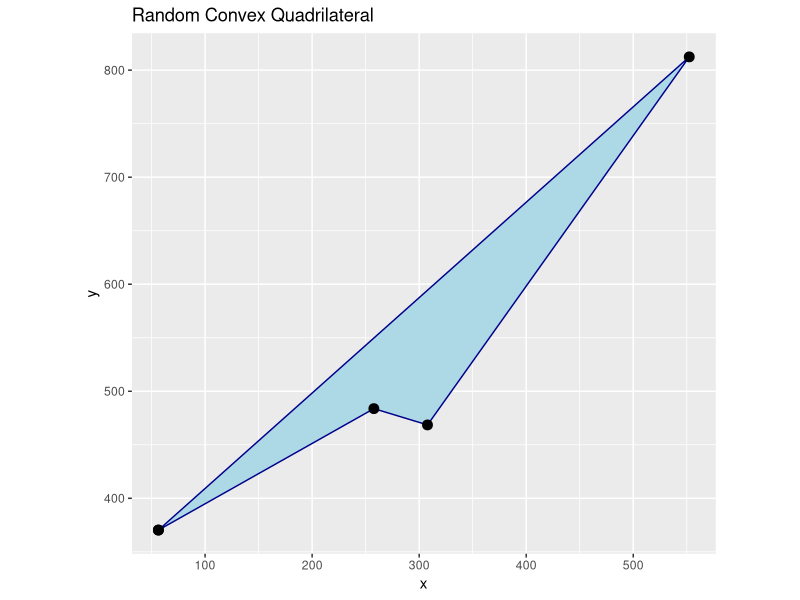

Reproduce this figure in R. (Note: this script raises an error after producing the figure.)
## ---- chunk 1
# Load necessary library
library(ggplot2)
set.seed(100)

# Generate four random points with x and y in the range [0, 1000]
points <- data.frame(
  x = runif(4, min = 0, max = 1000),
  y = runif(4, min = 0, max = 1000)
)

# Compute the centroid of the points
center <- colMeans(points)

# Calculate the angle of each point relative to the centroid
points$angle <- atan2(points$y - center[2], points$x - center[1])

# Sort the points by angle to ensure a convex order
points_sorted <- points[order(points$angle), ]

# Close the polygon by repeating the first point at the end
points_sorted <- rbind(points_sorted, points_sorted[1, ])

# Plot the convex quadrilateral using ggplot2
ggplot(points_sorted, aes(x = x, y = y)) +
  geom_polygon(fill = "lightblue", color = "darkblue") +
  geom_point(size = 3) +
  coord_equal() +
  ggtitle("Random Convex Quadrilateral")

## ---- chunk 2
library(ggplot2)

generate_convex <- function(){
  repeat {
    pts <- matrix(runif(8, min = -100, max = 100), ncol = 2)
    if (length(chull(pts)) == 4) {
      pts <- pts[chull(pts), ]
      return(pts)
    }
  }
}
## ---- chunk 3

first8 <- 
  clean_data |>
  filter(muscle %in% c(1:8)) |>
  select(4:11)

# Calculate areas of quads
area_quad <- function(x, y) {
  area <- 0.5 * abs(x[1]*y[2] + x[2]*y[3] + x[3]*y[4] + x[4]*y[1] -
                    (y[1]*x[2] + y[2]*x[3] + y[3]*x[4] + y[4]*x[1]))
   return(area)
}

areas <- apply(first8, 1, function(row) {
  # Extract x and y 
  xs <- as.numeric(row[1:4])
  ys <- as.numeric(row[5:8])
  area_quad(xs, ys)
})

first8$area <- areas
summary(first8$area)

# Set boundaries
q3 <- 53928
q1 <- 23990
## ---- chunk 4
generate_convex <- function(lower, upper){
  repeat {
    pts <- matrix(runif(8, min = -100, max = 100), ncol = 2)
    if(length(chull(pts)) == 4) {
      pts <- pts[chull(pts), ]
      area <- 0.5 * abs( pts[1,1]*pts[2,2] + pts[2,1]*pts[3,2] + 
                         pts[3,1]*pts[4,2] + pts[4,1]*pts[1,2] -
                        (pts[1,2]*pts[2,1] + pts[2,2]*pts[3,1] + 
                         pts[3,2]*pts[4,1] + pts[4,2]*pts[1,1]) )
      if(area >= lower && area <= upper) {
        return(pts)
      }
    }
  }
}

points <- generate_convex(q1,q3)

## ---- chunk 5

generate_convex <- function(df, lower, upper) {
  repeat {
    # Sample from their distribution
    x1 <- sample(df$x1, 1)
    x2 <- sample(df$x2, 1)
    x3 <- sample(df$x3, 1)
    x4 <- sample(df$x4, 1)
    y1 <- sample(df$y1, 1)
    y2 <- sample(df$y2, 1)
    y3 <- sample(df$y3, 1)
    y4 <- sample(df$y4, 1)
    
    # Create a matrix of points
    pts <- matrix(c(x1, x2, x3, x4, y1, y2, y3, y4), ncol = 2)
    
    # Convex test
    if (length(chull(pts)) == 4) {
      pts <- pts[chull(pts), ]
      
      # Area test
      area <- 0.5 * abs( pts[1,1]*pts[2,2] + pts[2,1]*pts[3,2] + 
                         pts[3,1]*pts[4,2] + pts[4,1]*pts[1,2] -
                         (pts[1,2]*pts[2,1] + pts[2,2]*pts[3,1] + 
                          pts[3,2]*pts[4,1] + pts[4,2]*pts[1,1]) )
      
      # Return the quadrilateral if both are satisfied
      if (area >= lower && area <= upper) {
        return(pts)
      }
    }
  }
}

point <- generate_convex(first8,q1,q3)
points <- replicate(50,generate_convex(first8,q1,q3),simplify = F)

# Extract features
matrix <- t(sapply(points, function(mat) c(mat[,1], mat[,2])))
colnames(matrix) <- c("x1", "x2", "x3", "x4", "y1", "y2", "y3", "y4")
fake_df <- as.data.frame(matrix)
fake_df$muscle <- 99
